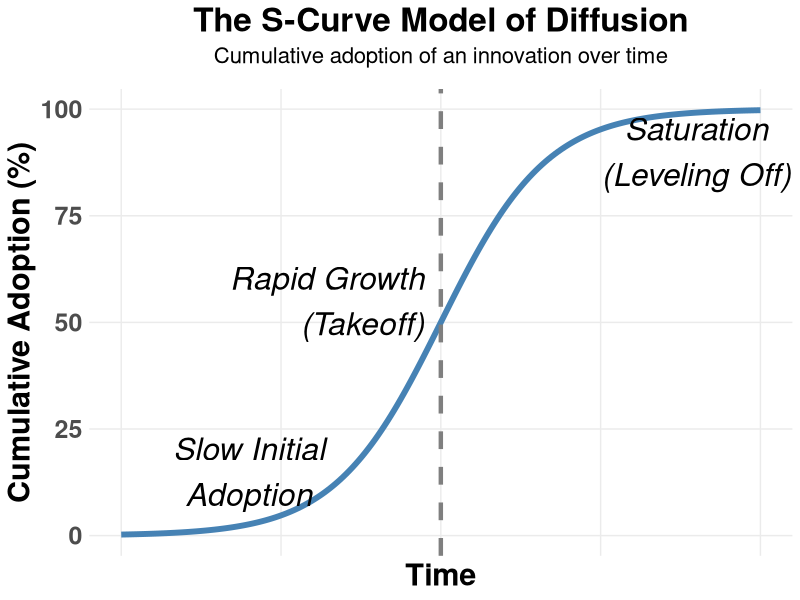
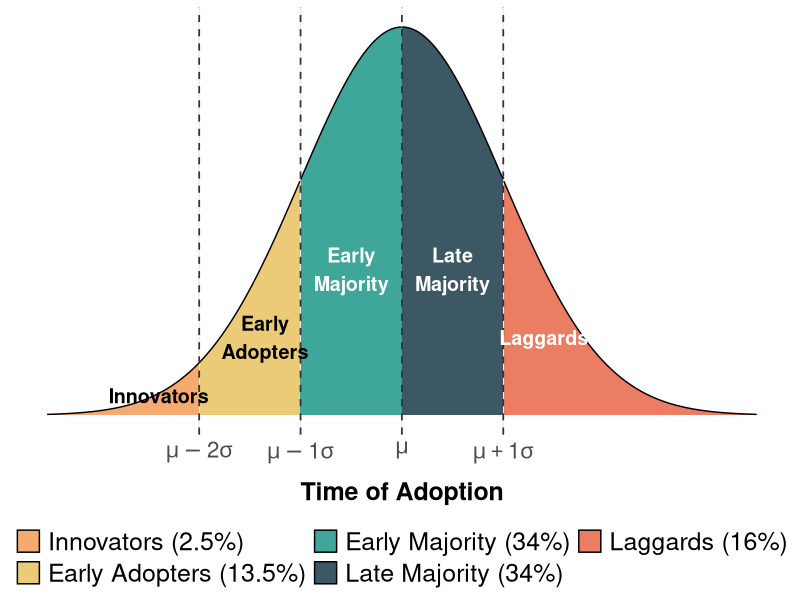

Recreate these plots in R, in order. (Note: this script raises an error after producing the figures.)
## ---- chunk 1
#| label: fig-scurve
#| fig-cap: "The S-Curve Diffusion Model."
#| fig-cap-location: bottom
#| fig-height: 10
#| fig-width: 10
library(ggplot2)

# 1. Generate the data using a logistic function
# Formula: f(t) = L / (1 + exp(-k * (t - t0)))
time_points <- seq(0, 10, length.out = 200)

L <- 100     # Market capacity or maximum adoption (100%)
k <- 1.2     # Steepness / growth rate of diffusion
t0 <- 5      # The inflection point (time of maximum growth rate)

# Calculate the cumulative adoption (the S-curve)
adoption <- L / (1 + exp(-k * (time_points - t0)))

# Create a data frame
diffusion_data <- data.frame(
  Time = time_points,
  Cumulative_Adoption = adoption
)

# 2. Plot the S-Curve using ggplot2
ggplot(diffusion_data, aes(x = Time, y = Cumulative_Adoption)) +
  geom_line(color = "steelblue", size = 2) +
  
  # Add a vertical dashed line at the inflection point
  geom_vline(xintercept = t0, linetype = "dashed", color = "gray50", size = 1.5) +
  
  # Add annotations to explain the phases of the curve
  annotate("text", x = 2, y = 15, label = "Slow Initial\nAdoption", 
           color = "black", fontface = "italic", size = 8) +
  annotate("text", x = 4.75, y = 55, label = "Rapid Growth\n(Takeoff)", 
           color = "black", fontface = "italic", size = 8, hjust = 1) +
  annotate("text", x = 9, y = 90, label = "Saturation\n(Leveling Off)", 
           color = "black", fontface = "italic", size = 8) +
  
  # Labels and theming
  labs(title = "The S-Curve Model of Diffusion",
       subtitle = "Cumulative adoption of an innovation over time",
       x = "Time",
       y = "Cumulative Adoption (%)") +
  theme_minimal() +
  theme(
    plot.title = element_text(hjust = 0.5, face = "bold", size = 24),
    plot.subtitle = element_text(hjust = 0.5, size = 16, margin = margin(b = 15)),
    axis.title = element_text(face = "bold", size = 22),
    # Remove the arbitrary numeric labels on the x-axis for a more conceptual look
    axis.text.x = element_blank(),
    axis.text.y = element_text(size = 18, face = "bold"),
    axis.ticks.x = element_blank(),
    panel.grid.minor = element_blank()
  )

## ---- chunk 2
#| label: fig-rogers
#| fig-cap: "Rogers's Classification of Adopters Based on Time to Adoption."
#| fig-cap-location: bottom
#| fig-height: 10
#| fig-width: 10
library(dplyr)
# 1. Generate the normal distribution data
# Create a sequence of x values from -3.5 to 3.5 (representing standard deviations)
x <- seq(-3.5, 3.5, length.out = 1000)
y <- dnorm(x) # Calculate the exact height of the normal curve for each x
df <- data.frame(x = x, y = y)

# 2. Segment the data into Rogers's categories
df <- df %>%
  mutate(category = case_when(
    x < -2 ~ "Innovators (2.5%)",
    x >= -2 & x < -1 ~ "Early Adopters (13.5%)",
    x >= -1 & x < 0 ~ "Early Majority (34%)",
    x >= 0 & x < 1 ~ "Late Majority (34%)",
    x >= 1 ~ "Laggards (16%)"
  )) %>%
  # Convert to a factor to lock in the left-to-right order for the legend
  mutate(category = factor(category, levels = c(
    "Innovators (2.5%)",
    "Early Adopters (13.5%)",
    "Early Majority (34%)",
    "Late Majority (34%)",
    "Laggards (16%)"
  )))

# 3. Create the ggplot
ggplot(df, aes(x = x, y = y, fill = category)) +
  # Draw the filled segments
  geom_area(alpha = 0.9, color = "black", linewidth = 0.5) +
  
  # Add vertical dashed lines at the standard deviation thresholds
  geom_vline(xintercept = c(-2, -1, 0, 1), linetype = "dashed", color = "gray20", linewidth = 0.6) +
  
  # Apply a custom, distinct color palette
  scale_fill_manual(values = c(
    "Innovators (2.5%)"      = "#F4A261", # Sandy Orange
    "Early Adopters (13.5%)" = "#E9C46A", # Yellow/Gold
    "Early Majority (34%)"   = "#2A9D8F", # Teal
    "Late Majority (34%)"    = "#264653", # Dark Blue/Green
    "Laggards (16%)"         = "#E76F51"  # Burnt Orange/Red
  )) +
  
  # Format the X-axis to show Standard Deviation mathematical notation
  scale_x_continuous(
    breaks = c(-2, -1, 0, 1),
    labels = c(expression(mu - 2*sigma), 
               expression(mu - 1*sigma), 
               expression(mu), 
               expression(mu + 1*sigma))
  ) +
  
  # Add labels and titles
  labs(
    x = "Time of Adoption",
    y = NULL,
  ) +
  
  # Clean up the theme (removing arbitrary Y-axis numbers to keep it conceptual)
  theme_minimal() +
  theme(
    axis.text.y = element_blank(),
    axis.ticks.y = element_blank(),
    panel.grid.major.y = element_blank(),
    panel.grid.minor.y = element_blank(),
    panel.grid.minor.x = element_blank(),
    
    # Typography
    axis.title.x = element_text(face = "bold", margin = margin(t = 10), size = 18),
    axis.text.x = element_text(size = 16),
    
    # Move legend to the bottom
    legend.position = "bottom",
    legend.title = element_blank(),
    legend.text = element_text(size = 18)
  ) + 
  
  # Add in-plot text annotations for the larger chunks
    annotate("text", x = -2.4, y = 0.02, label = "Innovators", color = "black", fontface = "bold", size = 5) +
    annotate("text", x = -1.35, y = 0.08, label = "Early\nAdopters", color = "black", fontface = "bold", size = 5) +
    annotate("text", x = -0.5, y = 0.15, label = "Early\nMajority", color = "white", fontface = "bold", size = 5) +
    annotate("text", x = 0.5,  y = 0.15, label = "Late\nMajority", color = "white", fontface = "bold", size = 5) +
    annotate("text", x = 1.4, y = 0.08, label = "Laggards", color = "white", fontface = "bold", size = 5) + guides(fill = guide_legend(nrow = 2))
## ---- chunk 3
#| label: fig-valente
#| fig-cap: "Depiction of a Difussion Process According to Valente's Network Threshold Model."
#| fig-cap-location: bottom
#| fig-height: 6
#| fig-width: 6
#| fig-subcap:
#|   - ""
#|   - ""
#|   - ""
#|   - ""
#|   - ""
#|   - ""
#| layout-ncol: 2

library(igraph)
library(ggraph)

# Install required packages if you don't have them:
# install.packages(c("igraph", "ggraph", "patchwork"))

# ---------------------------------------------------------
# 1. Define the Network and Thresholds
# ---------------------------------------------------------
# Create a small, interconnected graph
edges <- data.frame(
  from = c(1, 1, 2, 2, 3, 4, 4, 5, 6, 7),
  to   = c(2, 3, 3, 4, 5, 5, 6, 7, 8, 8)
)
g <- graph_from_data_frame(edges, directed = FALSE)

# Assign a personal threshold to each node. 
# This is the PROPORTION of neighbors that must adopt before this node adopts.
# Node 1 is our seed (threshold 0).
V(g)$threshold <- c(0.00,  # Node 1 (Seed)
                    0.30,  # Node 2
                    0.60,  # Node 3 (Resistant, needs 60% of friends)
                    0.40,  # Node 4
                    0.30,  # Node 5
                    0.50,  # Node 6
                    0.40,  # Node 7
                    0.50)  # Node 8

# Create a label for the plot that shows Node ID and its Threshold
V(g)$label <- paste0("Th: ", V(g)$threshold)

# ---------------------------------------------------------
# 2. Simulate Valente's Adoption Process
# ---------------------------------------------------------
# Initialize Time 0 (Only the seed node has adopted)
V(g)$state_t0 <- ifelse(V(g)$name == "1", "Adopted", "Unadopted")

# Function to calculate the next time step based on Valente's rules
simulate_step <- function(g, current_state_attr, next_state_attr) {
  states <- vertex_attr(g, current_state_attr)
  new_states <- states
  
  for (v in V(g)) {
    if (states[v] == "Unadopted") {
      neighbors <- neighbors(g, v)
      if (length(neighbors) > 0) {
        # Calculate the proportion of neighbors who have adopted
        adopted_count <- sum(states[neighbors] == "Adopted")
        prop_adopted <- adopted_count / length(neighbors)
        
        # If the proportion meets or exceeds the threshold, the node adopts
        if (prop_adopted >= V(g)$threshold[v]) {
          new_states[v] <- "Adopted"
        }
      }
    }
  }
  # Save the new states to the graph
  g <- set_vertex_attr(g, next_state_attr, value = new_states)
  return(g)
}

# Run the simulation for 5 time steps
g <- simulate_step(g, "state_t0", "state_t1")
g <- simulate_step(g, "state_t1", "state_t2")
g <- simulate_step(g, "state_t2", "state_t3")
g <- simulate_step(g, "state_t3", "state_t4")
g <- simulate_step(g, "state_t4", "state_t5")

# ---------------------------------------------------------
# 3. Plotting the Simulation
# ---------------------------------------------------------
# Generate a FIXED layout so the nodes don't move around between plots
set.seed(123) 
fixed_layout <- create_layout(g, layout = "fr")

# Helper function to generate identical plots for different time steps
plot_time_step <- function(graph_data, state_column, title) {
  # Map the specific time step state to a standard column for plotting
  graph_data$current_state <- graph_data[[state_column]]
  
  ggraph(graph_data) +
    geom_edge_link(color = "gray70", width = 1) +
    geom_node_point(aes(color = current_state), size = 18) +
    geom_node_text(aes(label = label), size = 3.5, color = "black", fontface = "bold") +
    scale_color_manual(values = c("Adopted" = "tomato", "Unadopted" = "lightblue"),
                       drop = FALSE) + # Keep colors consistent even if all are adopted
    labs(title = title) +
    theme_graph() + + coord_cartesian(clip = "off")
    theme(legend.position = "none",
          plot.title = element_text(hjust = 0.5, face = "bold", size = 14, margin = margin(b=10)))
}

# Generate the 6 plots
plot_time_step(fixed_layout, "state_t0", "Time 0: Initial Seed")
plot_time_step(fixed_layout, "state_t1", "Time 1")
plot_time_step(fixed_layout, "state_t2", "Time 2")
plot_time_step(fixed_layout, "state_t3", "Time 3")
plot_time_step(fixed_layout, "state_t4", "Time 4")
plot_time_step(fixed_layout, "state_t5", "Time 5: Full Adoption")

# # Combine them into a 2x3 grid using patchwork
# combined_plot <- (p0 | p1 | p2) / (p3 | p4 | p5) +
#   plot_annotation(
#     title = "Valente's Network Threshold Model of Diffusion",
#     subtitle = "Nodes adopt when the proportion of their adopted neighbors meets or exceeds their threshold (Th).",
#     theme = theme(plot.title = element_text(size = 18, face = "bold", hjust = 0.5),
#                   plot.subtitle = element_text(size = 12, hjust = 0.5))
#   )

# # Display the final plot
# combined_plot
## ---- chunk 4
#| label: fig-simplex
#| fig-cap: "Illustrating the difference between simplex and complex contagion."
#| fig-cap-location: bottom
#| fig-height: 8
#| fig-width: 8
#| fig-subcap:
#|   - 
#|   -  
#| layout-ncol: 1
# ---------------------------------------------------------
# 1. Prepare Data for Simple Contagion (Threshold = 1)
# ---------------------------------------------------------
nodes_simple <- data.frame(
  name = c("Ego", "A1", "A2", "A3"),
  state = c("Newly Adopted", "Active Adopter", "Inactive", "Inactive")
)

edges_simple <- data.frame(
  from = c("A1", "A2", "A3"),
  to = c("Ego", "Ego", "Ego"),
  type = c("Transmitting", "Dormant", "Dormant")
)

g_simple <- graph_from_data_frame(edges_simple, directed = TRUE, vertices = nodes_simple)

# ---------------------------------------------------------
# 2. Prepare Data for Complex Contagion (Threshold = 2)
# ---------------------------------------------------------
nodes_complex <- data.frame(
  name = c("Ego", "A1", "A2", "A3"),
  state = c("Newly Adopted", "Active Adopter", "Active Adopter", "Inactive")
)

edges_complex <- data.frame(
  from = c("A1", "A2", "A3"),
  to = c("Ego", "Ego", "Ego"),
  type = c("Transmitting", "Transmitting", "Dormant")
)

g_complex <- graph_from_data_frame(edges_complex, directed = TRUE, vertices = nodes_complex)

# ---------------------------------------------------------
# 3. Define a Fixed Layout & Plotting Function
# ---------------------------------------------------------
# Ego at center, Alters arranged in a triangle around Ego
layout_mat <- matrix(c(
   0.000,  0.0,  # Ego (Center)
   0.000,  1.0,  # A1 (Top)
   0.866, -0.5,  # A2 (Bottom Right)
  -0.866, -0.5   # A3 (Bottom Left)
), ncol = 2, byrow = TRUE)

# Custom function to keep plot styling consistent
plot_contagion <- function(g, title, subtitle) {
  ggraph(g, layout = layout_mat) +
    # Draw edges with different styles based on whether they are transmitting
    geom_edge_link(aes(color = type, linetype = type),
                   arrow = arrow(length = unit(5, 'mm'), type = "closed"),
                   end_cap = circle(12, 'mm'),
                   width = 1.5) +
    # Draw nodes
    geom_node_point(aes(color = state), size = 24) +
    geom_node_text(aes(label = name), color = "white", fontface = "bold", size = 5) +
    
    # Custom color palettes
    scale_color_manual(values = c("Active Adopter" = "firebrick", 
                                  "Newly Adopted" = "darkorange", 
                                  "Inactive" = "gray80")) +
    scale_edge_color_manual(values = c("Transmitting" = "firebrick", 
                                       "Dormant" = "gray80")) +
    scale_edge_linetype_manual(values = c("Transmitting" = "solid", 
                                          "Dormant" = "dashed")) +
    
    # Titles and formatting
    labs(title = title, subtitle = subtitle) +
    theme_graph() + + coord_cartesian(clip = "off")
    theme(plot.title = element_text(hjust = 0.5, face = "bold", size = 20),
          plot.subtitle = element_text(hjust = 0.5, size = 14, margin = margin(b = 15)),
          legend.position = "none") # Hide legends for cleaner individual plots
}

# ---------------------------------------------------------
# 4. Generate and Combine Plots
# ---------------------------------------------------------
plot_contagion(
  g_simple, 
  "Simplex Contagion", 
  "1 exposure is enough to transmit\n(e.g., Information, Disease)"
)

plot_contagion(
  g_complex, 
  "Complex Contagion", 
  "Multiple exposures required to transmit\n(e.g., Behavior, Innovation)"
)
